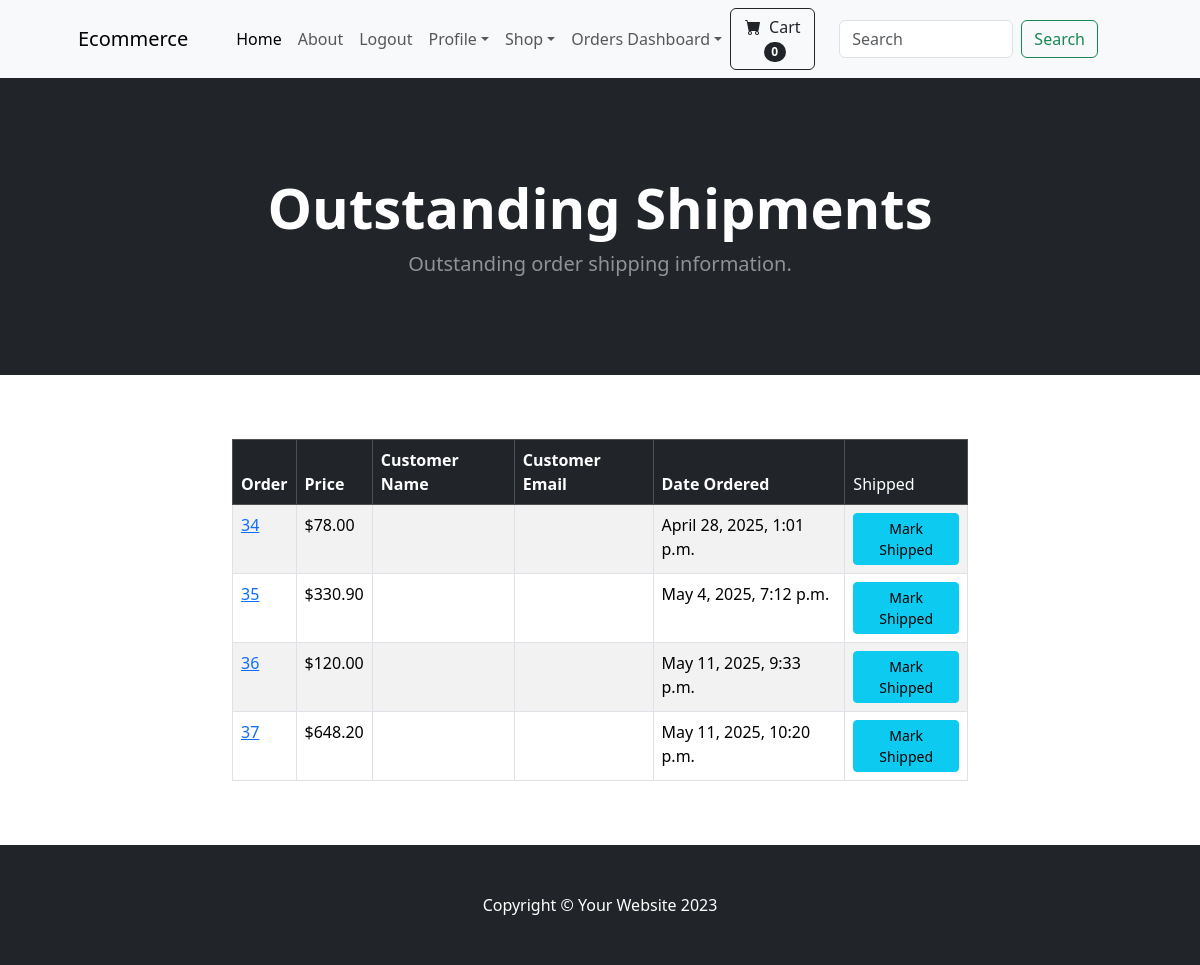
Page /payment/not_shipped_order (signed in) on the committed database.
### payment/models.py (models this page shows, shortened)
class Order(models.Model):
    user = models.ForeignKey(User, on_delete=models.CASCADE)
    full_name = models.CharField(max_length=250)
    email = models.EmailField(max_length=250, blank=True, null=True)
    shipping_address = models.TextField(max_length=15000)
    amount_paid = models.DecimalField(max_digits=7, decimal_places=2)
    date_ordered = models.DateTimeField(auto_now_add=True)
    shipped = models.BooleanField(default=False)
    date_shipped = models.DateTimeField(blank=True, null=True)

### payment/views.py (the view)
# urls.py: path('not_shipped_order', views.not_shipped_order, name='not_shipped_order'),
def not_shipped_order(request):
    if request.user.is_authenticated and request.user.is_superuser:
        orders = Order.objects.filter(shipped=False)
        return render(request, "not_shipped_order.html", {"orders": orders})
    else:
        messages.success(request, "access denied")
        return redirect("home")

### cart/cart.py (called while the page is built)
    def __len__(self):
        return len(self.cart)

### cart/context_processors.py (called while the page is built)
def cart(request):
    return {'cart': Cart(request)}

### payment/templates/not_shipped_order.html (shortened to what this page needs)
{% extends 'base.html' %}
{% load static %}
{% block content %}
<header class="bg-dark py-5 m-0">
  <div class="container px-4 px-lg-5 my-5">
    <div class="text-center text-white">
      <h1 class="display-4 fw-bolder">Outstanding Shipments</h1>
      <p class="lead fw-normal text-white-50 mb-0">Outstanding order shipping information.</p>
    </div>
  </div>
</header>
<div class="container my-3">
  <div class="row align-items-center">
    <div class="col-md-8 offset-md-2">
      {% if orders %}
      <table class="table table-striped table-hover table-bordered my-5">
        <thead class="table-dark">
            <tr>
              <th scope="col">Order</th>
              <th scope="col">Price</th>
              <th scope="col">Customer Name</th>
              <th scope="col">Customer Email</th>
              <th scope="col">Date Ordered</th>
              <td scope="col">Shipped</td>
            </tr>
          </thead>
          <tbody>
            {% for order in orders %}
            <tr >
              <td><a href="{% url 'orders' order.id %}" class="cursor-pointer">{{ order.id }}</a></td>
              <td>${{ order.amount_paid }}</td>
              <td>{{ order.fullname }}</td>
              <td>{{ order.email }}</td>
              <td>{{ order.date_ordered }}</td>
              <td>
                <form action="{% url 'orders' order.id %}" method="post">
                  <button type="submit" class="btn btn-info btn-sm">Mark Shipped</button>
                </form>
              </td>
            </tr>
            {% endfor %}
          </tbody>
      </table>
      {% else %}
        <p class="lead text-white">All order have been shipped, good work.</p>
      {% endif %}
    </div>
  </div>
</div>
{% endblock content %}

### rows in the picture
Order: id "34", amount_paid "78.00", date_ordered "April 28, 2025, 1:01 p.m."
Order: id "35", amount_paid "330.90", date_ordered "May 4, 2025, 7:12 p.m."
Order: id "36", amount_paid "120.00", date_ordered "May 11, 2025, 9:33 p.m."
Order: id "37", amount_paid "648.20", date_ordered "May 11, 2025, 10:20 p.m."

### other values in the picture
{{ cart|length }} "0"
